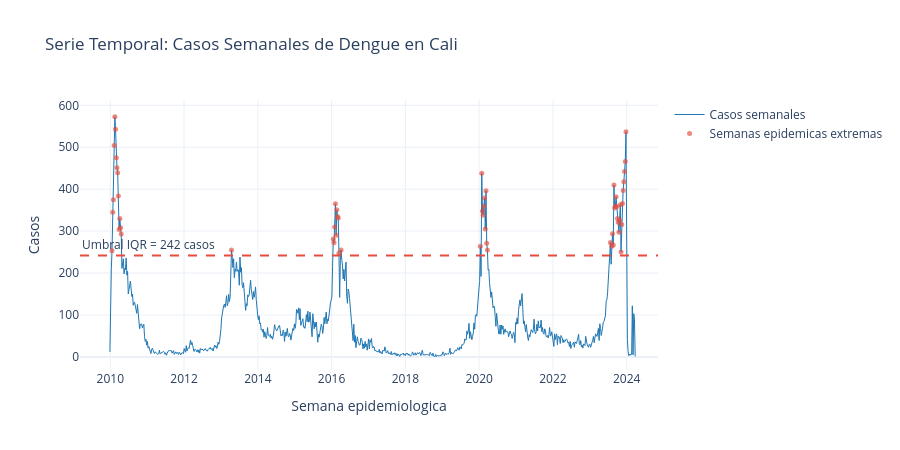

Write notebook code for a chart like this one.
### Code cell
# Serie temporal con coloreado de semanas epidemicas extremas
q1 = df.y.quantile(0.25)
q3 = df.y.quantile(0.75)
iqr = q3 - q1
umbral_brote = q3 + 1.5 * iqr

semanas_brote = df[df.y > umbral_brote]

fig = go.Figure()
fig.add_trace(go.Scatter(
    x=df.ds, y=df.y, mode="lines",
    name="Casos semanales", line=dict(color="#1f77b4", width=1)
))
fig.add_trace(go.Scatter(
    x=semanas_brote.ds, y=semanas_brote.y, mode="markers",
    name="Semanas epidemicas extremas", marker=dict(color="#e74c3c", size=5, opacity=0.65)
))
fig.add_hline(
    y=umbral_brote, line_dash="dash", line_color="#e74c3c",
    annotation_text=f"Umbral IQR = {umbral_brote:.0f} casos", annotation_position="top left"
)
fig.update_layout(
    title="Serie Temporal: Casos Semanales de Dengue en Cali",
    xaxis_title="Semana epidemiologica", yaxis_title="Casos",
    hovermode="x unified", height=450, template="plotly_white"
)
fig.show()

print(f"Semanas epidemicas extremas detectadas: {len(semanas_brote)}")
print("Observacion: los puntos rojos se concentran en periodos de brote, no en ruido aislado.")
print("Esto motiva conservar los extremos y usar rezagos/ventanas moviles en los modelos ML.")

### Figure 1 — Plotly figure (JSON) as saved in the notebook; plotly's stock layout.template omitted (floating-point values rounded to 4 significant figures; data arrays with more than 128 entries replaced by an {"elided": "..."} marker saying what was removed)
{"data": [{"line": {"color": "#1f77b4", "width": 1}, "mode": "lines", "name": "Casos semanales", "type": "scatter", "x": {"elided": "744 str values"}, "y": {"elided": "744 float values"}}, {"marker": {"color": "#e74c3c", "opacity": 0.65, "size": 5}, "mode": "markers", "name": "Semanas epidemicas extremas", "type": "scatter", "x": ["2010-01-18T00:00:00.000000000", "2010-01-25T00:00:00.000000000", "2010-02-01T00:00:00.000000000", "2010-02-08T00:00:00.000000000", "2010-02-15T00:00:00.000000000", "2010-02-22T00:00:00.000000000", "2010-03-01T00:00:00.000000000", "2010-03-08T00:00:00.000000000", "2010-03-15T00:00:00.000000000", "2010-03-22T00:00:00.000000000", "2010-03-29T00:00:00.000000000", "2010-04-05T00:00:00.000000000", "2010-04-12T00:00:00.000000000", "2010-04-19T00:00:00.000000000", "2013-04-15T00:00:00.000000000", "2016-01-18T00:00:00.000000000", "2016-01-25T00:00:00.000000000", "2016-02-01T00:00:00.000000000", "2016-02-08T00:00:00.000000000", "2016-02-15T00:00:00.000000000", "2016-02-22T00:00:00.000000000", "2016-02-29T00:00:00.000000000", "2016-03-07T00:00:00.000000000", "2016-03-14T00:00:00.000000000", "2016-04-04T00:00:00.000000000", "2020-01-13T00:00:00.000000000", "2020-01-27T00:00:00.000000000", "2020-02-03T00:00:00.000000000", "2020-02-10T00:00:00.000000000", "2020-02-17T00:00:00.000000000", "2020-02-24T00:00:00.000000000", "2020-03-02T00:00:00.000000000", "2020-03-09T00:00:00.000000000", "2020-03-16T00:00:00.000000000", "2020-03-23T00:00:00.000000000", "2023-07-24T00:00:00.000000000", "2023-08-07T00:00:00.000000000", "2023-08-14T00:00:00.000000000", "2023-08-21T00:00:00.000000000", "2023-08-28T00:00:00.000000000", "2023-09-04T00:00:00.000000000", "2023-09-11T00:00:00.000000000", "2023-09-18T00:00:00.000000000", "2023-09-25T00:00:00.000000000", "2023-10-02T00:00:00.000000000", "2023-10-09T00:00:00.000000000", "2023-10-16T00:00:00.000000000", "2023-10-23T00:00:00.000000000", "2023-10-30T00:00:00.000000000", "2023-11-06T00:00:00.000000000", "2023-11-13T00:00:00.000000000", "2023-11-20T00:00:00.000000000", "2023-11-27T00:00:00.000000000", "2023-12-04T00:00:00.000000000", "2023-12-11T00:00:00.000000000", "2023-12-18T00:00:00.000000000", "2023-12-25T00:00:00.000000000"], "y": [253.0, 345.0, 375.0, 504.0, 573.0, 543.0, 475.0, 451.0, 439.0, 384.0, 304.0, 330.0, 308.0, 293.0, 255.0, 281.0, 272.0, 310.0, 365.0, 290.0, 351.0, 335.0, 331.0, 247.0, 255.0, 264.0, 438.0, 348.0, 338.0, 359.0, 379.0, 305.0, 396.0, 271.0, 255.0, 273.0, 264.0, 294.0, 267.0, 410.0, 355.0, 359.0, 382.0, 358.0, 330.0, 321.0, 297.0, 326.0, 363.0, 250.0, 316.0, 366.0, 397.0, 418.0, 442.0, 466.0, 537.0]}], "layout": {"annotations": [{"showarrow": false, "text": "Umbral IQR = 242 casos", "x": 0, "xanchor": "left", "xref": "x domain", "y": 242, "yanchor": "bottom", "yref": "y"}], "height": 450, "hovermode": "x unified", "shapes": [{"line": {"color": "#e74c3c", "dash": "dash"}, "type": "line", "x0": 0, "x1": 1, "xref": "x domain", "y0": 242, "y1": 242, "yref": "y"}], "title": {"text": "Serie Temporal: Casos Semanales de Dengue en Cali"}, "xaxis": {"title": {"text": "Semana epidemiologica"}}, "yaxis": {"title": {"text": "Casos"}}}}
